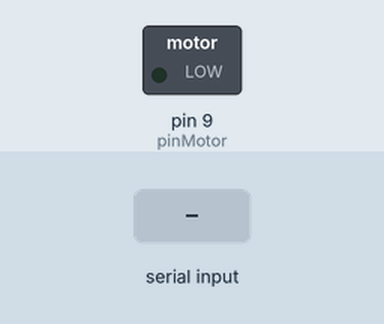
Simulated run of this sketch. Board: Arduino Uno, built with avr-gcc and run on an emulated ATmega328P. On the bench: switched loads named in the sketch (green lamp = pin HIGH). Inputs (shaded band) come from the test bench.

Above: at 1.2 s.
1.3 s: "90,45\n" received over Serial
At 2.1 s:
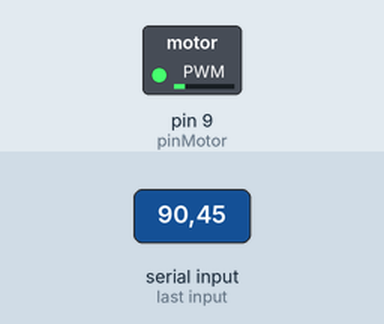
3.8 s: "30,150\n" received over Serial
At 4.3 s:
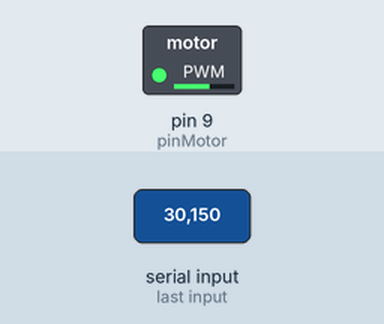
6.3 s: "200\n" received over Serial
At 7.1 s:
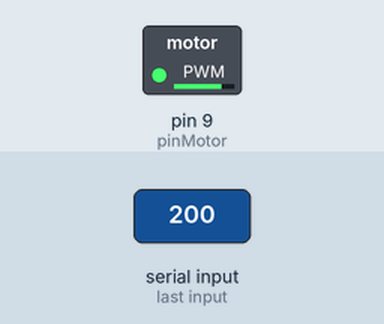
Timing chart, 0 to 9.3 s (numbered marks = the images above; inputs shaded):
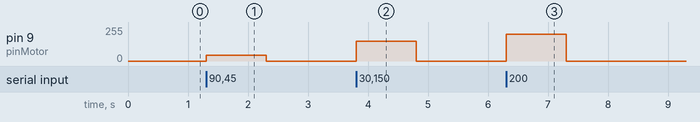

The sketch:

perif_ricos_usal_3_ing_infor_sesi_n_3_b3b_1.ino
```cpp
// C++ code
//
//https://github.com/GeneralLyric5
int pinMotor = 9;
int velocidad = 0;
int i;

void setup()
{
  Serial.begin(9600);
  pinMode(pinMotor, OUTPUT);
}

void loop()
{
  /*
  // Apartado  A "Motor Parpadeante"
  analogWrite(pinMotor, 255);
  delay(2000);

  analogWrite(pinMotor, 0);
  delay(2000);
  */

  /*
  //Apartado B "Acelerar y decelerar"
  for(i = 0; i< 254; i++){
    analogWrite(pinMotor, i);
  	delay(15);
  }
  delay(2000);
  for(i = 255; i>= 0; i--){
    analogWrite(pinMotor, i);
  	delay(15);
  }
  delay(2000);
  */

  //Apartado C "Mandar velocidad por puerto serie"
  if(Serial.available()){
    velocidad = Serial.parseInt();
    if(velocidad >= 0 && velocidad <= 255){
    	analogWrite(pinMotor, velocidad);
    }else{
    	Serial.println("Valor incorrecto, introduzca unicamente valores enteros de 0-255");
      	Serial.println(velocidad);
    }
  }
}
```

Measured:
- after the input at 1.3 s, pin 9 (pinMotor): 0/255 → 45/255 at once, → 0/255 1.0 s later
- after the input at 3.8 s, pin 9 (pinMotor): 0/255 → 150/255 at once, → 0/255 1.0 s later
- after the input at 6.3 s, pin 9 (pinMotor): 0/255 → 200/255 at once, → 0/255 1.0 s later
